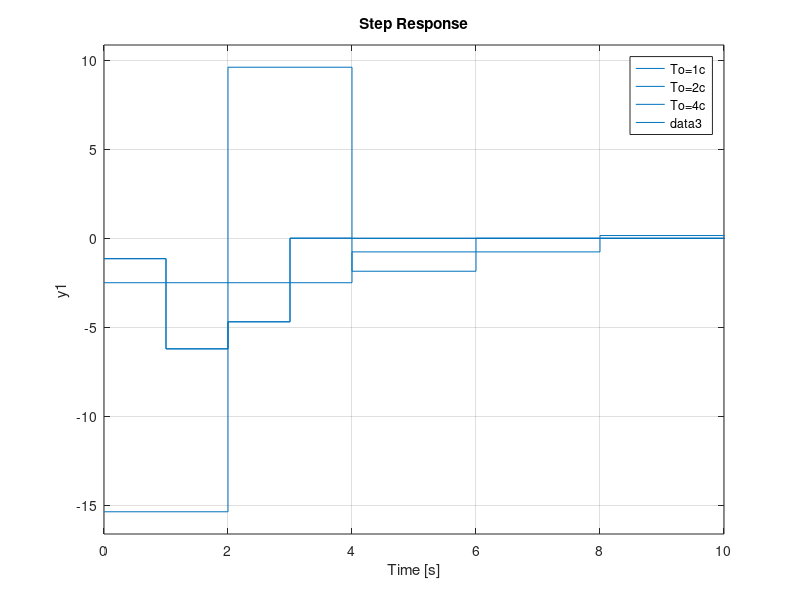

Here is the MATLAB script that generated this plot: (Note: this script raises an error after producing the figure.)
close all, clear variables, clc
Gp = tf([0.1006 -0.2299 1.758 0.1326],[1 0.5415 8.667 1.226])
T = [1,2,4];
for i = 1:3
Gpd = c2d(Gp,T(i))
[num,den]= tfdata(Gpd);
num = cell2mat(num);
den = cell2mat(den);
q0 = 1/(num(2)+num(3)+num(4))
q1 = q0*den(2)
q2 = q0*den(3)
q3 = q0*den(4)
p1 = q0*num(2)
p2 = q0*num(3)
p3 = q0*num(4)
num = [q0 q1 q2 q3];
den = [1 -p1 -p2 -p3];
GR = tf(num, den, T(i), 'Variable', 'z^-1');
Gsys = Gpd*GR/(1+Gpd*GR);
Gn = 1/(1+GR*Gpd);
hold on
step(Gn)
grid on
xlim([0 10])
legend('To=1c','To=2c','To=4c')
% ltiview({'step', 'pzmap', 'bode', 'nyquist'}, Gsys)
end

% Программа для вычисления апериодического регулятора повышенного порядка в программной среде MATLAB.
Gpd = c2d(Gp,1);
[num,den]= tfdata(Gpd);
num = cell2mat(num);
den = cell2mat(den);

q0 = -18.6;
q1 = q0*(den(2)-1)+1/(num(2)+num(3)+num(4))
q2 = q0*(den(3)-den(2))+den(2)/(num(2)+num(3)+num(4))
q3 = q0*(den(4)-den(3))+den(3)/(num(2)+num(3)+num(4))
q4 = den(4)*(-q0+1/(num(2)+num(3)+num(4)))
p1 = q0*num(2)
p2 = q0*(num(3)-num(2))+num(2)/(num(2)+num(3)+num(4))
p3 = q0*(num(4)-num(3))+num(3)/(num(2)+num(3)+num(4))
p4 = -num(4)*(q0-1/(num(2)+num(3)+num(4)))

num = [q0 q1 q2 q3 q4];
den = [1 -p1 -p2 -p3 -p4];
GR = tf(num, den, 1, 'Variable', 'z^-1')

Gsys = Gpd*GR/(1+Gpd*GR);

Gn = 1/(1+GR*Gpd);
hold on
step(Gn)
grid on
xlim([0 10])
ltiview({'step', 'pzmap', 'bode', 'nyquist'}, Gsys)

Gpd = c2d(Gp,2);
[num,den]= tfdata(Gpd);
num = cell2mat(num);
den = cell2mat(den);

q0 = -10.6;
q1 = q0*(den(2)-1)+1/(num(2)+num(3)+num(4))
q2 = q0*(den(3)-den(2))+den(2)/(num(2)+num(3)+num(4))
q3 = q0*(den(4)-den(3))+den(3)/(num(2)+num(3)+num(4))
q4 = den(4)*(-q0+1/(num(2)+num(3)+num(4)))
p1 = q0*num(2)
p2 = q0*(num(3)-num(2))+num(2)/(num(2)+num(3)+num(4))
p3 = q0*(num(4)-num(3))+num(3)/(num(2)+num(3)+num(4))
p4 = -num(4)*(q0-1/(num(2)+num(3)+num(4)))

num = [q0 q1 q2 q3 q4];
den = [1 -p1 -p2 -p3 -p4];
GR = tf(num, den, 2, 'Variable', 'z^-1')

Gsys = Gpd*GR/(1+Gpd*GR);

Gn = 1/(1+GR*Gpd);
hold on
step(Gn)
ltiview({'step', 'pzmap', 'bode', 'nyquist'}, Gsys)

Gpd = c2d(Gp,4);
[num,den]= tfdata(Gpd);
num = cell2mat(num);
den = cell2mat(den);

q0 = -13.9;
q1 = q0*(den(2)-1)+1/(num(2)+num(3)+num(4))
q2 = q0*(den(3)-den(2))+den(2)/(num(2)+num(3)+num(4))
q3 = q0*(den(4)-den(3))+den(3)/(num(2)+num(3)+num(4))
q4 = den(4)*(-q0+1/(num(2)+num(3)+num(4)))
p1 = q0*num(2)
p2 = q0*(num(3)-num(2))+num(2)/(num(2)+num(3)+num(4))
p3 = q0*(num(4)-num(3))+num(3)/(num(2)+num(3)+num(4))
p4 = -num(4)*(q0-1/(num(2)+num(3)+num(4)))

num = [q0 q1 q2 q3 q4];
den = [1 -p1 -p2 -p3 -p4];
GR = tf(num, den, 4, 'Variable', 'z^-1')

Gsys = Gpd*GR/(1+Gpd*GR);

Gn = 1/(1+GR*Gpd);
hold on
step(Gn)
ltiview({'step', 'pzmap', 'bode', 'nyquist'}, Gsys)

legend('To=1c','To=2c','To=4c')
